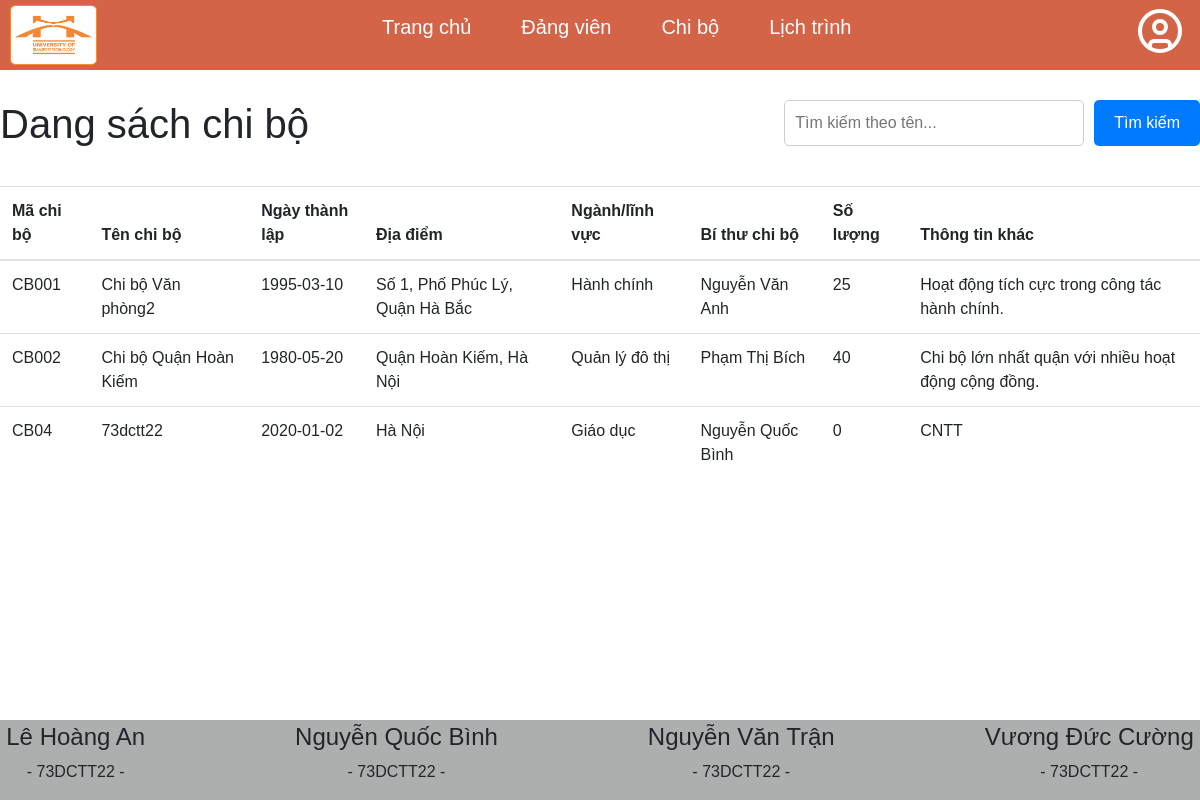
The app's page /user/chi_bo.php with its own data.
### tables this page shows
CREATE TABLE `chibo` (
  `maChiBo` varchar(10) NOT NULL,
  `tenChiBo` varchar(255) NOT NULL,
  `ngayThanhLap` date NOT NULL,
  `diaDiem` varchar(255) NOT NULL,
  `nganhLinhVuc` varchar(100) DEFAULT NULL,
  `soLuongDangVien` int(11) DEFAULT 0,
  `biThuChiBo` varchar(255) NOT NULL,
  `thongTinKhac` text DEFAULT NULL
);

### user/chi_bo.php (called while the page is built)
<?php
include "../view/header.php";
include "DanhSach/danh_sach_chi_bo.php";
include "../view/footer.php";
?>

### user/DanhSach/danh_sach_chi_bo.php (the view, shortened to what this page needs)
<?php
require "Config/connect_db.php";
$sql = "SELECT * FROM chibo";
$result = $conn->query($sql);
?>
<div>
    <div class="heading" style="display: flex; justify-content: space-between; margin-top: 30px">
        <h1>Dang sách chi bộ</h1>
        <form method="GET" action="" style="margin-bottom: 20px; display: flex; justify-content: center;">
    <input type="text" name="search" placeholder="Tìm kiếm theo tên..." style="padding: 10px; border: 1px solid #ccc; border-radius: 5px; width: 300px;">
    <button type="submit" style="margin-left: 10px; padding: 10px 20px; background-color: #007bff; color: white; border: none; border-radius: 5px;">Tìm kiếm</button>
  </form>
    </div>
    <table class="table" style="margin-top: 20px;">
  <thead>
    <tr>
      <th scope="col">Mã chi bộ</th>
      <th scope="col">Tên chi bộ</th>
      <th scope="col">Ngày thành lập</th>
      <th scope="col">Địa điểm</th>
      <th scope="col">Ngành/lĩnh vực</th>
      <th scope="col">Bí thư chi bộ</th>
      <th scope="col">Số lượng</th>
      <th scope="col">Thông tin khác</th>
    </tr>
  </thead>
  <tbody>
    <?php
    $search = isset($_GET['search']) ? $_GET['search'] : '';
    if ($search) {
        $stmt = $conn->prepare("SELECT * FROM chibo WHERE tenChiBo LIKE ?");
        $likeSearch = "%$search%";
        $stmt->bind_param("s", $likeSearch);
        $stmt->execute();
        $result = $stmt->get_result();
    } else {
        $result = $conn->query("SELECT * FROM chibo");
    }
    if ($result->num_rows > 0) {
        while ($row = $result->fetch_assoc()) {
            echo "<tr>";
            echo "<td>" . $row['maChiBo'] . "</td>";
            echo "<td>" . $row['tenChiBo'] . "</td>";
            echo "<td>" . $row['ngayThanhLap'] . "</td>";
            echo "<td>" . $row['diaDiem'] . "</td>";
            echo "<td>" . $row['nganhLinhVuc'] . "</td>";
            echo "<td>" . $row['biThuChiBo'] . "</td>";
            echo "<td>" . $row['soLuongDangVien'] . "</td>";
            echo "<td>" . $row['thongTinKhac'] . "</td>";
            echo "</tr>";
        }
    } else {
        echo "<tr><td colspan='11'>Không có dữ liệu</td></tr>";
    }
    ?>
  </tbody>
</table>
</div>

### css/danhsach.css (style rules this page uses)
* { box-sizing: border-box; padding: 0; margin: 0; font-family: sans-serif; }

### records on screen
chibo: maChiBo "CB001", tenChiBo "Chi bộ Văn phòng2", ngayThanhLap "1995-03-10", diaDiem "Số 1, Phố Phúc Lý, Quận Hà Bắc", nganhLinhVuc "Hành chính", biThuChiBo "Nguyễn Văn Anh", soLuongDangVien "25", thongTinKhac "Hoạt động tích cực trong công tác hành chính."
chibo: maChiBo "CB002", tenChiBo "Chi bộ Quận Hoàn Kiếm", ngayThanhLap "1980-05-20", diaDiem "Quận Hoàn Kiếm, Hà Nội", nganhLinhVuc "Quản lý đô thị", biThuChiBo "Phạm Thị Bích", soLuongDangVien "40", thongTinKhac "Chi bộ lớn nhất quận với nhiều hoạt động cộng đồng."
chibo: maChiBo "CB04", tenChiBo "73dctt22", ngayThanhLap "2020-01-02", diaDiem "Hà Nội", nganhLinhVuc "Giáo dục", biThuChiBo "Nguyễn Quốc Bình", soLuongDangVien "0", thongTinKhac "CNTT"
